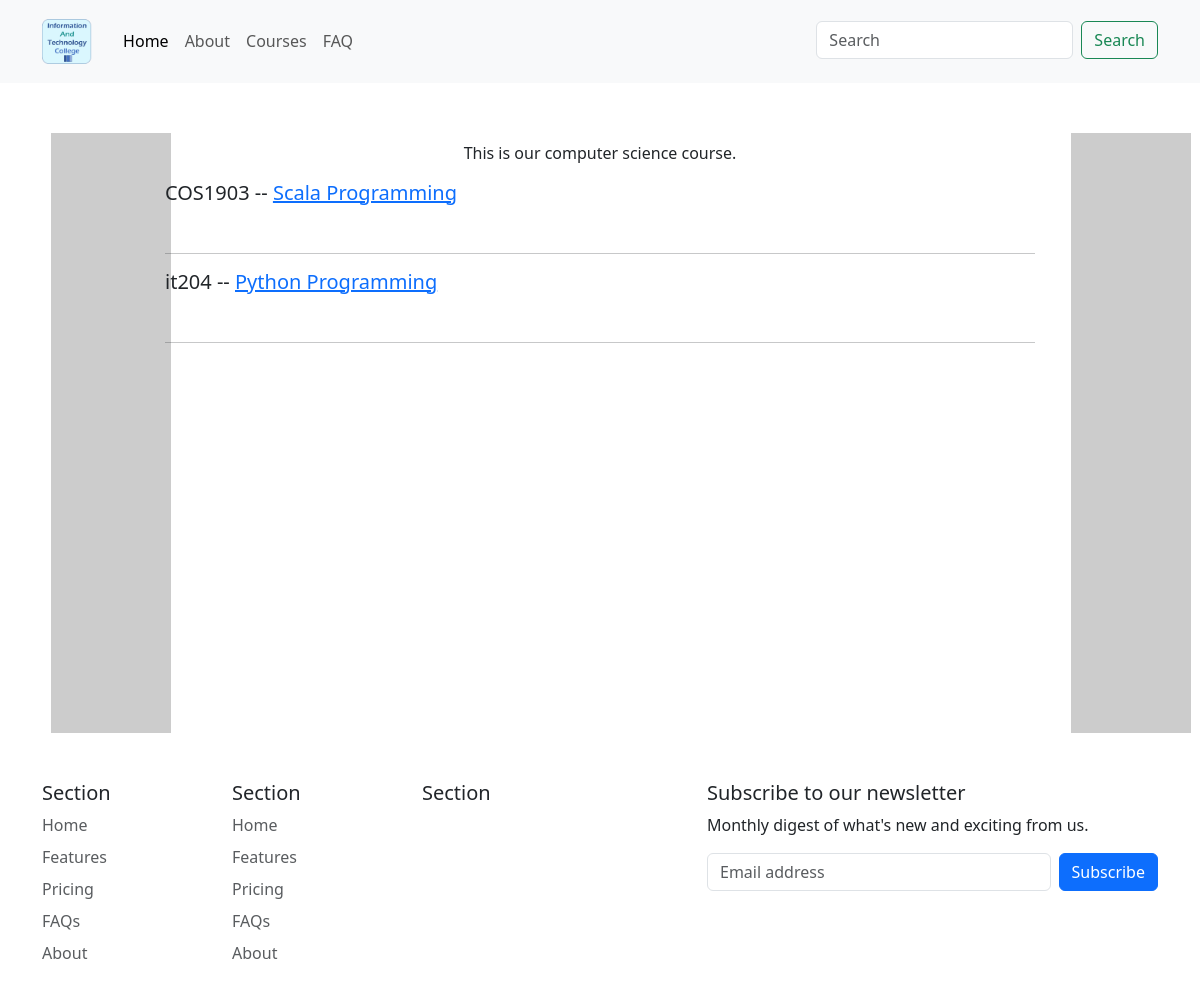
/course/1/, run on an earlier commit of the app's database.
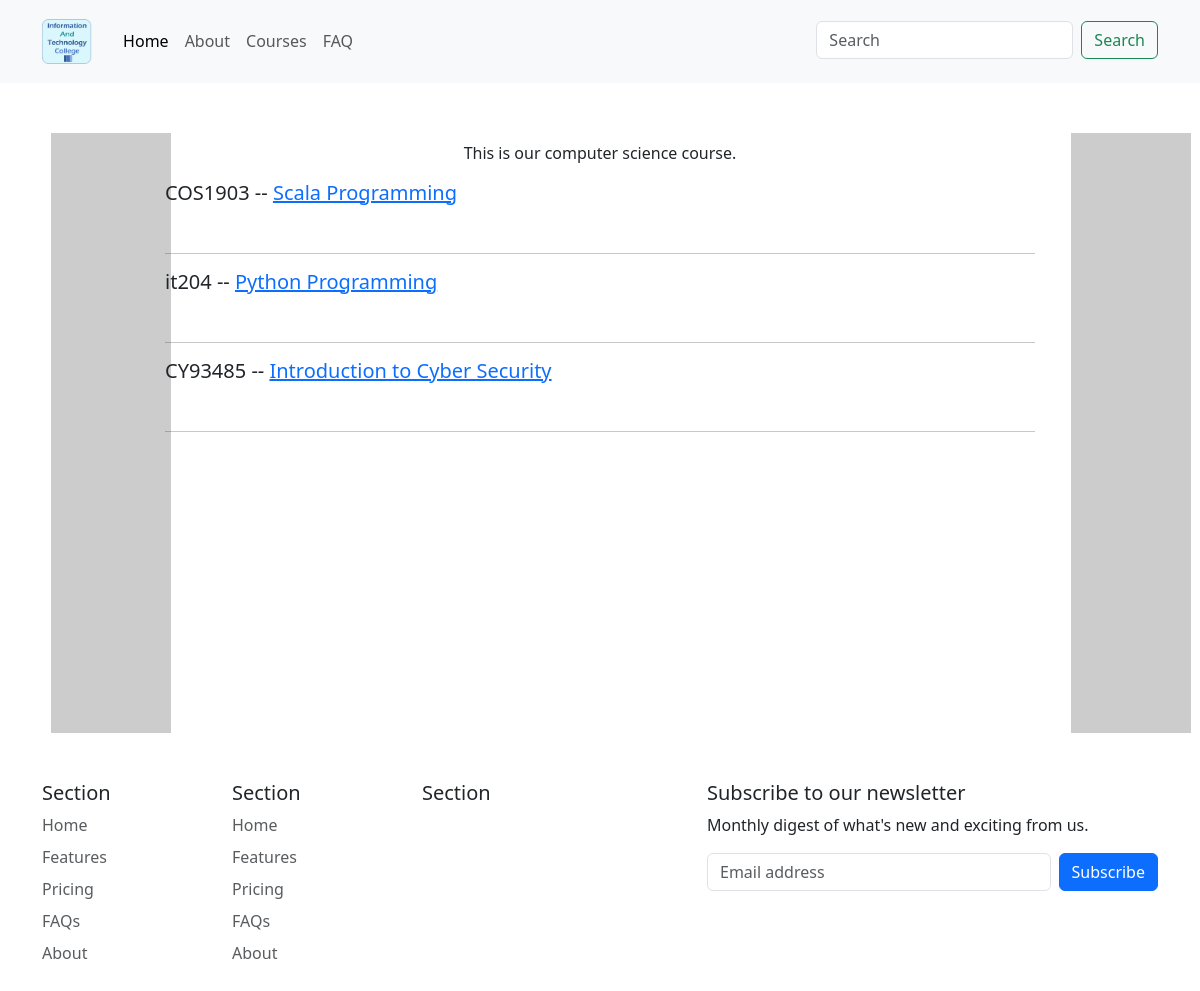
And on a later commit of the database.
### base/models.py (models this page shows, shortened)
class Module(models.Model):
    course = models.ForeignKey(Course, on_delete=models.CASCADE)
    code = models.CharField(max_length=200, unique=True)
    title = models.CharField(max_length=200)
    description = models.TextField(null=True, blank=True)
    staff_img = models.ImageField(
        upload_to="static/staff", height_field=None, width_field=None, max_length=100)
    staff_name = models.CharField(max_length=200)

### base/views.py (the view)
# urls.py: path('course/<str:pk>/', views.course, name="course"),
def course(request, pk):
    course = Course.objects.get(id=pk)
    modules = course.module_set.all()
    context = {
        'course': course,
        'modules': modules,
    }
    return render(request, 'base/course.html', context)

### base/templates/base/course.html (shortened to what this page needs)
{% extends 'main.html' %}
{% load static %}
{% block app_content %}
<div class="container course-page">
    <div class="row">
        <div class="course-title">
            <div class="container">
                <div class="row align-items-center">
                    <div class="col-12 text-center">
                        <p>{{course.description}}</p>
                    </div>
                </div>
            </div>
        </div>
        <div class="col-12">
            {% for module in modules %}
            <h5>{{module.code}} -- <a href="{% url 'module' module.id %}">{{module.title}}</a></h5><br>
            <hr>
            {% endfor %}
        </div>
    </div>
</div>
{% endblock %}

What changed in the data, as far as the page shows it:
added Module: code "CY93485", title "Introduction to Cyber Security"
